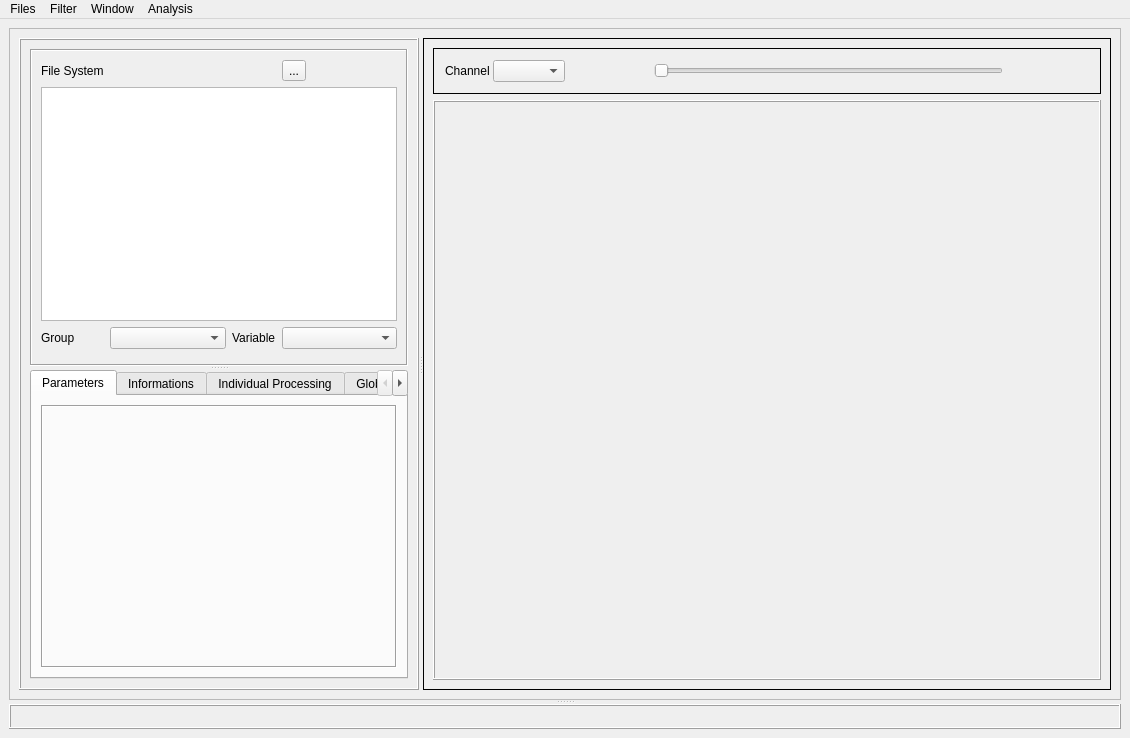
<?xml version="1.0" encoding="UTF-8"?>
<ui version="4.0">
 <class>MainWindow</class>
 <widget class="QMainWindow" name="MainWindow">
  <property name="enabled">
   <bool>true</bool>
  </property>
  <property name="geometry">
   <rect>
    <x>0</x>
    <y>0</y>
    <width>1130</width>
    <height>738</height>
   </rect>
  </property>
  <property name="sizePolicy">
   <sizepolicy hsizetype="MinimumExpanding" vsizetype="MinimumExpanding">
    <horstretch>0</horstretch>
    <verstretch>0</verstretch>
   </sizepolicy>
  </property>
  <property name="windowTitle">
   <string>MainWindow</string>
  </property>
  <property name="autoFillBackground">
   <bool>true</bool>
  </property>
  <widget class="QWidget" name="centralwidget">
   <property name="autoFillBackground">
    <bool>true</bool>
   </property>
   <layout class="QGridLayout" name="gridLayout_2">
    <item row="0" column="0">
     <widget class="QSplitter" name="splitter">
      <property name="orientation">
       <enum>Qt::Vertical</enum>
      </property>
      <widget class="QFrame" name="frame_4">
       <property name="frameShape">
        <enum>QFrame::StyledPanel</enum>
       </property>
       <property name="frameShadow">
        <enum>QFrame::Raised</enum>
       </property>
       <layout class="QGridLayout" name="gridLayout_4">
        <item row="0" column="0">
         <widget class="QSplitter" name="splitter_central">
          <property name="orientation">
           <enum>Qt::Horizontal</enum>
          </property>
          <widget class="QFrame" name="frame_left">
           <property name="sizePolicy">
            <sizepolicy hsizetype="Minimum" vsizetype="Preferred">
             <horstretch>30</horstretch>
             <verstretch>0</verstretch>
            </sizepolicy>
           </property>
           <property name="maximumSize">
            <size>
             <width>400</width>
             <height>16777215</height>
            </size>
           </property>
           <property name="frameShape">
            <enum>QFrame::Box</enum>
           </property>
           <property name="frameShadow">
            <enum>QFrame::Raised</enum>
           </property>
           <layout class="QVBoxLayout" name="verticalLayout_3">
            <item>
             <widget class="QSplitter" name="splitter_4">
              <property name="orientation">
               <enum>Qt::Vertical</enum>
              </property>
              <widget class="QFrame" name="frame_fileSystem">
               <property name="frameShape">
                <enum>QFrame::Box</enum>
               </property>
               <property name="frameShadow">
                <enum>QFrame::Sunken</enum>
               </property>
               <property name="midLineWidth">
                <number>0</number>
               </property>
               <layout class="QGridLayout" name="gridLayout">
                <property name="bottomMargin">
                 <number>15</number>
                </property>
                <item row="2" column="0">
                 <widget class="QLabel" name="label_6">
                  <property name="sizePolicy">
                   <sizepolicy hsizetype="Maximum" vsizetype="Preferred">
                    <horstretch>0</horstretch>
                    <verstretch>0</verstretch>
                   </sizepolicy>
                  </property>
                  <property name="text">
                   <string>Group</string>
                  </property>
                 </widget>
                </item>
                <item row="2" column="2" colspan="3">
                 <widget class="QLabel" name="label_7">
                  <property name="sizePolicy">
                   <sizepolicy hsizetype="Maximum" vsizetype="Preferred">
                    <horstretch>0</horstretch>
                    <verstretch>0</verstretch>
                   </sizepolicy>
                  </property>
                  <property name="text">
                   <string>Variable</string>
                  </property>
                 </widget>
                </item>
                <item row="2" column="1">
                 <widget class="QComboBox" name="comboBox_group">
                  <property name="sizePolicy">
                   <sizepolicy hsizetype="MinimumExpanding" vsizetype="Fixed">
                    <horstretch>0</horstretch>
                    <verstretch>0</verstretch>
                   </sizepolicy>
                  </property>
                  <property name="currentIndex">
                   <number>-1</number>
                  </property>
                 </widget>
                </item>
                <item row="0" column="1" colspan="3">
                 <spacer name="horizontalSpacer">
                  <property name="orientation">
                   <enum>Qt::Horizontal</enum>
                  </property>
                  <property name="sizeHint" stdset="0">
                   <size>
                    <width>40</width>
                    <height>20</height>
                   </size>
                  </property>
                 </spacer>
                </item>
                <item row="2" column="5">
                 <widget class="QComboBox" name="comboBox_variable">
                  <property name="sizePolicy">
                   <sizepolicy hsizetype="MinimumExpanding" vsizetype="Fixed">
                    <horstretch>0</horstretch>
                    <verstretch>0</verstretch>
                   </sizepolicy>
                  </property>
                 </widget>
                </item>
                <item row="0" column="0">
                 <widget class="QLabel" name="label_4">
                  <property name="text">
                   <string>File System</string>
                  </property>
                 </widget>
                </item>
                <item row="0" column="5">
                 <widget class="QToolButton" name="toolButton_2">
                  <property name="text">
                   <string>...</string>
                  </property>
                 </widget>
                </item>
                <item row="1" column="0" colspan="6">
                 <widget class="QListWidget" name="listWidget_file">
                  <property name="minimumSize">
                   <size>
                    <width>0</width>
                    <height>0</height>
                   </size>
                  </property>
                 </widget>
                </item>
                <item row="3" column="0" colspan="5">
                 <layout class="QVBoxLayout" name="lcomboBox_globalProcessing"/>
                </item>
               </layout>
              </widget>
              <widget class="QTabWidget" name="tabWidget">
               <property name="sizePolicy">
                <sizepolicy hsizetype="Preferred" vsizetype="Expanding">
                 <horstretch>0</horstretch>
                 <verstretch>0</verstretch>
                </sizepolicy>
               </property>
               <property name="currentIndex">
                <number>0</number>
               </property>
               <widget class="QWidget" name="tab_3">
                <attribute name="title">
                 <string>Parameters</string>
                </attribute>
                <layout class="QVBoxLayout" name="verticalLayout_6">
                 <item>
                  <widget class="QFrame" name="frame_parameters">
                   <property name="frameShape">
                    <enum>QFrame::Box</enum>
                   </property>
                   <property name="frameShadow">
                    <enum>QFrame::Sunken</enum>
                   </property>
                   <layout class="QVBoxLayout" name="verticalLayout_2">
                    <item>
                     <layout class="QVBoxLayout" name="layout_parameters"/>
                    </item>
                   </layout>
                  </widget>
                 </item>
                </layout>
               </widget>
               <widget class="QWidget" name="tab_4">
                <attribute name="title">
                 <string>Informations</string>
                </attribute>
                <layout class="QVBoxLayout" name="verticalLayout_9">
                 <item>
                  <widget class="QTreeWidget" name="treeWidget">
                   <column>
                    <property name="text">
                     <string>Labels</string>
                    </property>
                   </column>
                   <column>
                    <property name="text">
                     <string>Data</string>
                    </property>
                   </column>
                  </widget>
                 </item>
                 <item>
                  <widget class="QPushButton" name="pushButton_2">
                   <property name="text">
                    <string>Save</string>
                   </property>
                  </widget>
                 </item>
                </layout>
               </widget>
               <widget class="QWidget" name="tab_2">
                <attribute name="title">
                 <string>Individual Processing</string>
                </attribute>
                <layout class="QVBoxLayout" name="verticalLayout_5">
                 <item>
                  <layout class="QVBoxLayout" name="layout_singleProcessing"/>
                 </item>
                </layout>
               </widget>
               <widget class="QWidget" name="GlobalProcessing">
                <attribute name="title">
                 <string>Global Processing</string>
                </attribute>
                <layout class="QVBoxLayout" name="verticalLayout_8">
                 <item>
                  <layout class="QVBoxLayout" name="layout_globaProcessing"/>
                 </item>
                </layout>
               </widget>
               <widget class="QWidget" name="tab">
                <attribute name="title">
                 <string>.</string>
                </attribute>
                <layout class="QVBoxLayout" name="verticalLayout_4"/>
               </widget>
              </widget>
             </widget>
            </item>
           </layout>
          </widget>
          <widget class="QFrame" name="frame_right">
           <property name="frameShape">
            <enum>QFrame::Box</enum>
           </property>
           <property name="frameShadow">
            <enum>QFrame::Plain</enum>
           </property>
           <layout class="QVBoxLayout" name="verticalLayout_7">
            <item>
             <widget class="QFrame" name="frame_timeline">
              <property name="minimumSize">
               <size>
                <width>0</width>
                <height>45</height>
               </size>
              </property>
              <property name="maximumSize">
               <size>
                <width>16777215</width>
                <height>46</height>
               </size>
              </property>
              <property name="frameShape">
               <enum>QFrame::Box</enum>
              </property>
              <property name="frameShadow">
               <enum>QFrame::Plain</enum>
              </property>
              <layout class="QHBoxLayout" name="horizontalLayout_2">
               <property name="spacing">
                <number>3</number>
               </property>
               <property name="leftMargin">
                <number>11</number>
               </property>
               <property name="topMargin">
                <number>11</number>
               </property>
               <property name="rightMargin">
                <number>11</number>
               </property>
               <property name="bottomMargin">
                <number>11</number>
               </property>
               <item>
                <widget class="QLabel" name="label_timeline_dim">
                 <property name="text">
                  <string>Channel</string>
                 </property>
                </widget>
               </item>
               <item>
                <widget class="QComboBox" name="comboBox_dim"/>
               </item>
               <item>
                <widget class="QPushButton" name="pushButton_timeline_play">
                 <property name="text">
                  <string/>
                 </property>
                 <property name="icon">
                  <iconset>
                   <normaloff>../../data/icons/play.png</normaloff>../../data/icons/play.png</iconset>
                 </property>
                 <property name="autoDefault">
                  <bool>false</bool>
                 </property>
                 <property name="default">
                  <bool>false</bool>
                 </property>
                 <property name="flat">
                  <bool>true</bool>
                 </property>
                </widget>
               </item>
               <item>
                <widget class="QPushButton" name="pushButton_timeline_pause">
                 <property name="text">
                  <string/>
                 </property>
                 <property name="icon">
                  <iconset>
                   <normaloff>../../data/icons/pause.png</normaloff>../../data/icons/pause.png</iconset>
                 </property>
                 <property name="flat">
                  <bool>true</bool>
                 </property>
                </widget>
               </item>
               <item>
                <widget class="QSlider" name="horizontalSlider_timeline">
                 <property name="orientation">
                  <enum>Qt::Horizontal</enum>
                 </property>
                </widget>
               </item>
               <item>
                <widget class="QPushButton" name="pushButton_timeline_screenshot">
                 <property name="text">
                  <string/>
                 </property>
                 <property name="icon">
                  <iconset>
                   <normaloff>../../data/icons/photo.png</normaloff>../../data/icons/photo.png</iconset>
                 </property>
                 <property name="flat">
                  <bool>true</bool>
                 </property>
                </widget>
               </item>
               <item>
                <widget class="QPushButton" name="pushButton_timeline_record">
                 <property name="text">
                  <string/>
                 </property>
                 <property name="icon">
                  <iconset>
                   <normaloff>../../data/icons/video.png</normaloff>../../data/icons/video.png</iconset>
                 </property>
                 <property name="flat">
                  <bool>true</bool>
                 </property>
                </widget>
               </item>
              </layout>
             </widget>
            </item>
            <item>
             <widget class="QFrame" name="frame_layout_display">
              <property name="sizePolicy">
               <sizepolicy hsizetype="Preferred" vsizetype="Preferred">
                <horstretch>70</horstretch>
                <verstretch>0</verstretch>
               </sizepolicy>
              </property>
              <property name="palette">
               <palette>
                <active>
                 <colorrole role="Button">
                  <brush brushstyle="SolidPattern">
                   <color alpha="255">
                    <red>189</red>
                    <green>189</green>
                    <blue>189</blue>
                   </color>
                  </brush>
                 </colorrole>
                 <colorrole role="Base">
                  <brush brushstyle="SolidPattern">
                   <color alpha="255">
                    <red>255</red>
                    <green>255</green>
                    <blue>255</blue>
                   </color>
                  </brush>
                 </colorrole>
                 <colorrole role="Window">
                  <brush brushstyle="SolidPattern">
                   <color alpha="255">
                    <red>255</red>
                    <green>255</green>
                    <blue>255</blue>
                   </color>
                  </brush>
                 </colorrole>
                </active>
                <inactive>
                 <colorrole role="Button">
                  <brush brushstyle="SolidPattern">
                   <color alpha="255">
                    <red>189</red>
                    <green>189</green>
                    <blue>189</blue>
                   </color>
                  </brush>
                 </colorrole>
                 <colorrole role="Base">
                  <brush brushstyle="SolidPattern">
                   <color alpha="255">
                    <red>255</red>
                    <green>255</green>
                    <blue>255</blue>
                   </color>
                  </brush>
                 </colorrole>
                 <colorrole role="Window">
                  <brush brushstyle="SolidPattern">
                   <color alpha="255">
                    <red>255</red>
                    <green>255</green>
                    <blue>255</blue>
                   </color>
                  </brush>
                 </colorrole>
                </inactive>
                <disabled>
                 <colorrole role="Button">
                  <brush brushstyle="SolidPattern">
                   <color alpha="255">
                    <red>189</red>
                    <green>189</green>
                    <blue>189</blue>
                   </color>
                  </brush>
                 </colorrole>
                 <colorrole role="Base">
                  <brush brushstyle="SolidPattern">
                   <color alpha="255">
                    <red>255</red>
                    <green>255</green>
                    <blue>255</blue>
                   </color>
                  </brush>
                 </colorrole>
                 <colorrole role="Window">
                  <brush brushstyle="SolidPattern">
                   <color alpha="255">
                    <red>255</red>
                    <green>255</green>
                    <blue>255</blue>
                   </color>
                  </brush>
                 </colorrole>
                </disabled>
               </palette>
              </property>
              <property name="styleSheet">
               <string notr="true"/>
              </property>
              <property name="frameShape">
               <enum>QFrame::Box</enum>
              </property>
              <property name="frameShadow">
               <enum>QFrame::Raised</enum>
              </property>
              <layout class="QGridLayout" name="gridLayout_3"/>
             </widget>
            </item>
           </layout>
          </widget>
         </widget>
        </item>
       </layout>
      </widget>
      <widget class="QFrame" name="frame_3">
       <property name="sizePolicy">
        <sizepolicy hsizetype="Preferred" vsizetype="Maximum">
         <horstretch>0</horstretch>
         <verstretch>0</verstretch>
        </sizepolicy>
       </property>
       <property name="frameShape">
        <enum>QFrame::Box</enum>
       </property>
       <property name="frameShadow">
        <enum>QFrame::Raised</enum>
       </property>
       <layout class="QVBoxLayout" name="verticalLayout">
        <item>
         <layout class="QVBoxLayout" name="layout_log"/>
        </item>
       </layout>
      </widget>
     </widget>
    </item>
   </layout>
  </widget>
  <widget class="QMenuBar" name="menuBar">
   <property name="geometry">
    <rect>
     <x>0</x>
     <y>0</y>
     <width>1130</width>
     <height>17</height>
    </rect>
   </property>
   <widget class="QMenu" name="menufiles">
    <property name="title">
     <string>Files</string>
    </property>
    <addaction name="actionLoad"/>
    <addaction name="actionRemove"/>
   </widget>
   <widget class="QMenu" name="menuFilter">
    <property name="title">
     <string>Filter</string>
    </property>
    <addaction name="actionNew"/>
    <addaction name="actionManage"/>
    <addaction name="actionApply"/>
   </widget>
   <widget class="QMenu" name="menuWindow">
    <property name="title">
     <string>Window</string>
    </property>
    <widget class="QMenu" name="menuLayout">
     <property name="title">
      <string>Layout</string>
     </property>
     <addaction name="action1_windows"/>
     <addaction name="action2_windows"/>
     <addaction name="action3_windows"/>
     <addaction name="action4_windows"/>
    </widget>
    <widget class="QMenu" name="menuNew">
     <property name="title">
      <string>New +</string>
     </property>
     <addaction name="actiontype_1"/>
     <addaction name="actiontype_2"/>
     <addaction name="actiontype_3"/>
     <addaction name="actiontype_4"/>
    </widget>
    <addaction name="menuNew"/>
    <addaction name="menuLayout"/>
   </widget>
   <widget class="QMenu" name="menuAnalysis">
    <property name="title">
     <string>Analysis</string>
    </property>
    <addaction name="actionRun_Analysis"/>
    <addaction name="actionOpen_Analysis"/>
   </widget>
   <addaction name="menufiles"/>
   <addaction name="menuFilter"/>
   <addaction name="menuWindow"/>
   <addaction name="menuAnalysis"/>
  </widget>
  <action name="actionLoad">
   <property name="text">
    <string>Load</string>
   </property>
  </action>
  <action name="actionNew">
   <property name="text">
    <string>Create New</string>
   </property>
  </action>
  <action name="actionRun_Analysis">
   <property name="text">
    <string>Run Analysis</string>
   </property>
  </action>
  <action name="action1_windows">
   <property name="text">
    <string>1 window</string>
   </property>
  </action>
  <action name="action2_windows">
   <property name="text">
    <string>2 windows</string>
   </property>
  </action>
  <action name="action3_windows">
   <property name="text">
    <string>3 windows</string>
   </property>
  </action>
  <action name="action4_windows">
   <property name="text">
    <string>4 windows</string>
   </property>
  </action>
  <action name="actiontype_1">
   <property name="text">
    <string>type 1</string>
   </property>
  </action>
  <action name="actiontype_2">
   <property name="text">
    <string>type 2</string>
   </property>
  </action>
  <action name="actiontype_3">
   <property name="text">
    <string>type 3</string>
   </property>
  </action>
  <action name="actiontype_4">
   <property name="text">
    <string>type 4</string>
   </property>
  </action>
  <action name="actionManage">
   <property name="text">
    <string>Manage</string>
   </property>
  </action>
  <action name="actionOpen_Analysis">
   <property name="text">
    <string>Open Analysis</string>
   </property>
  </action>
  <action name="actionApply">
   <property name="text">
    <string>Apply</string>
   </property>
  </action>
  <action name="actionRemove">
   <property name="text">
    <string>Remove all</string>
   </property>
  </action>
 </widget>
 <resources/>
 <connections/>
</ui>
